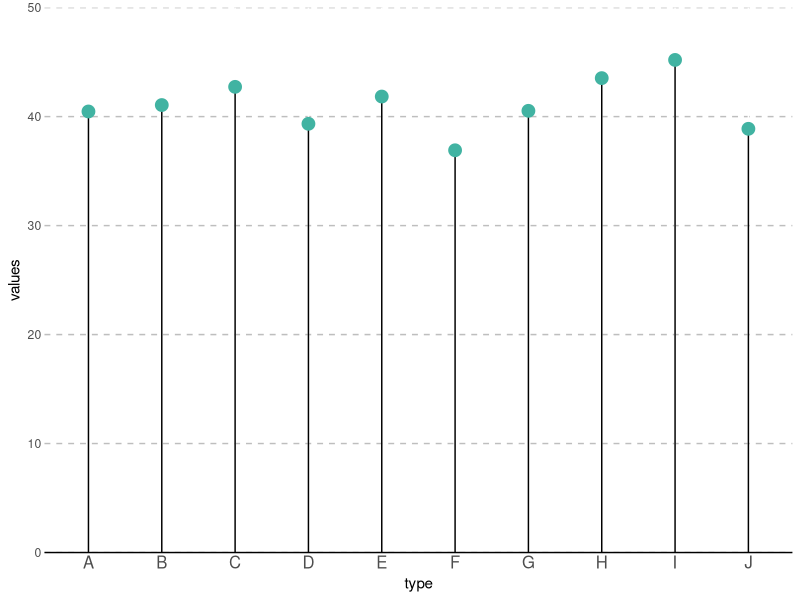
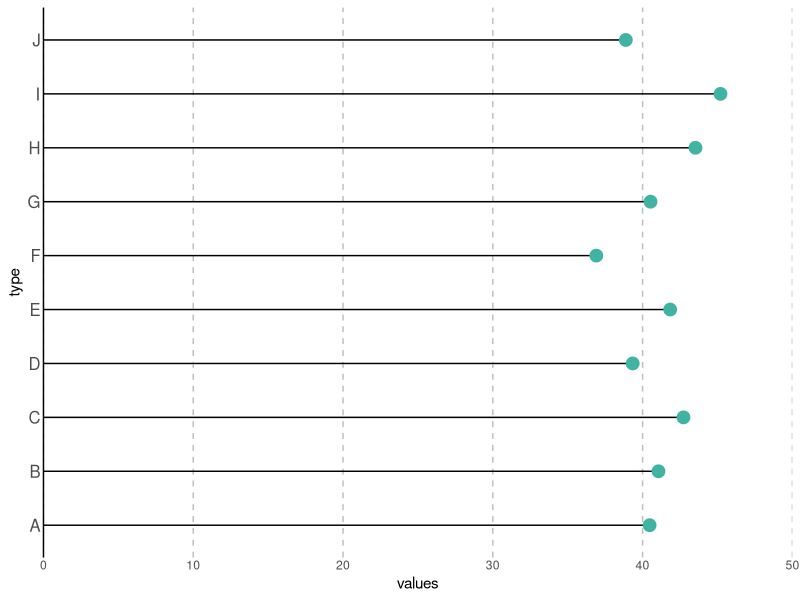
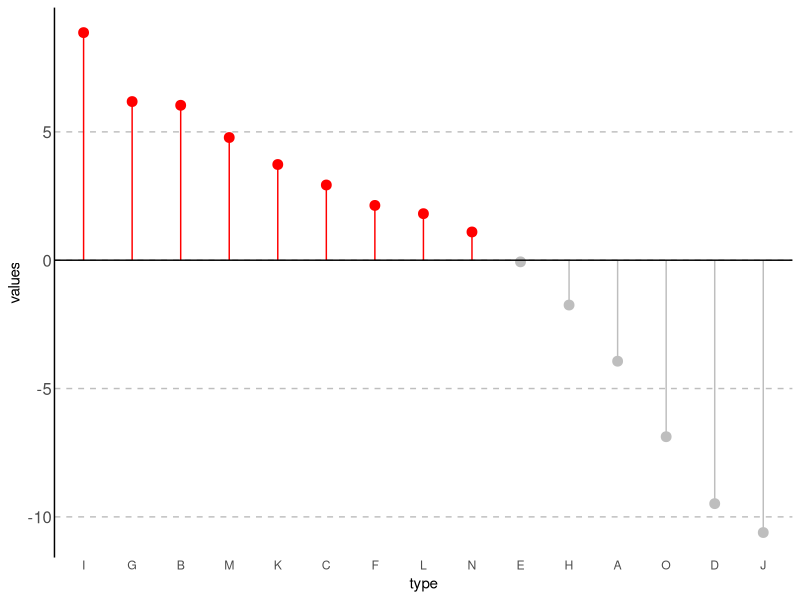
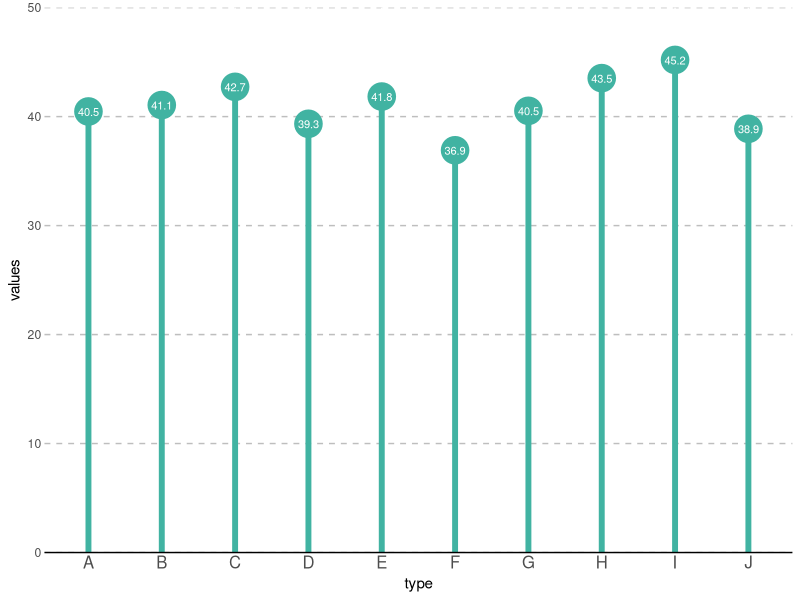
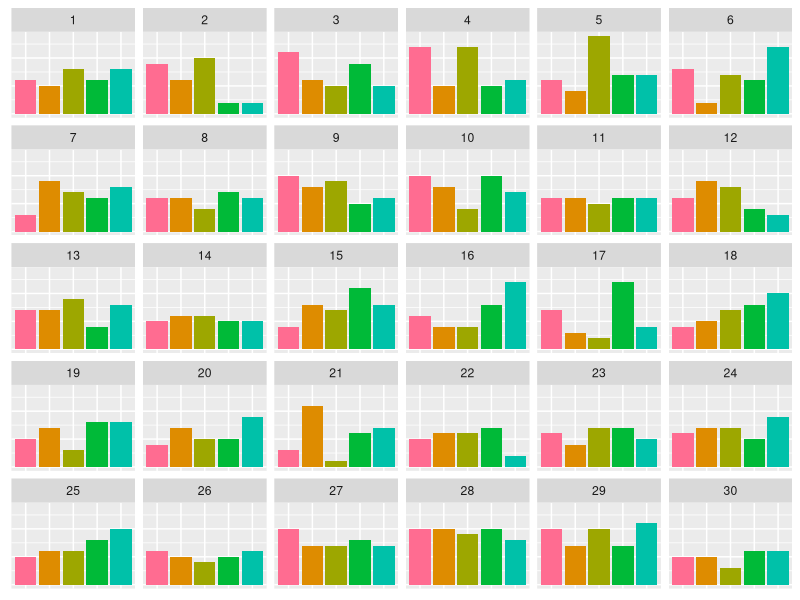
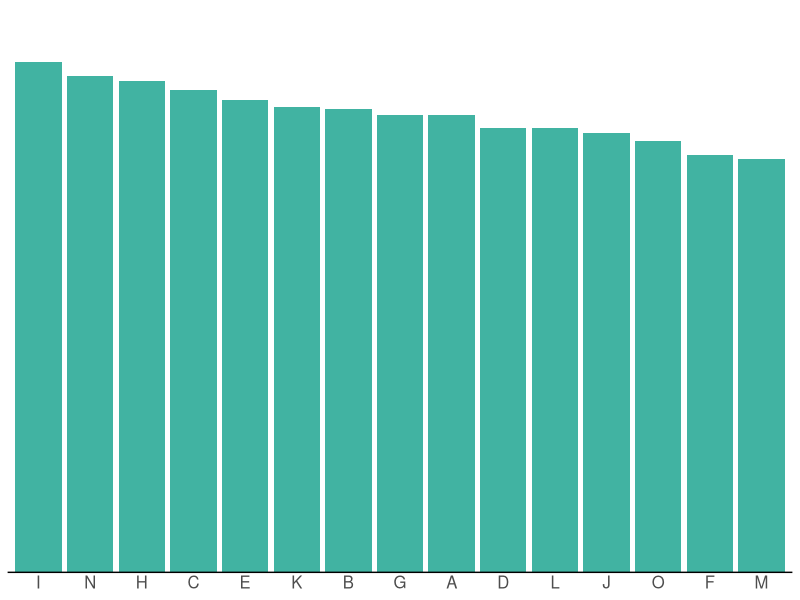
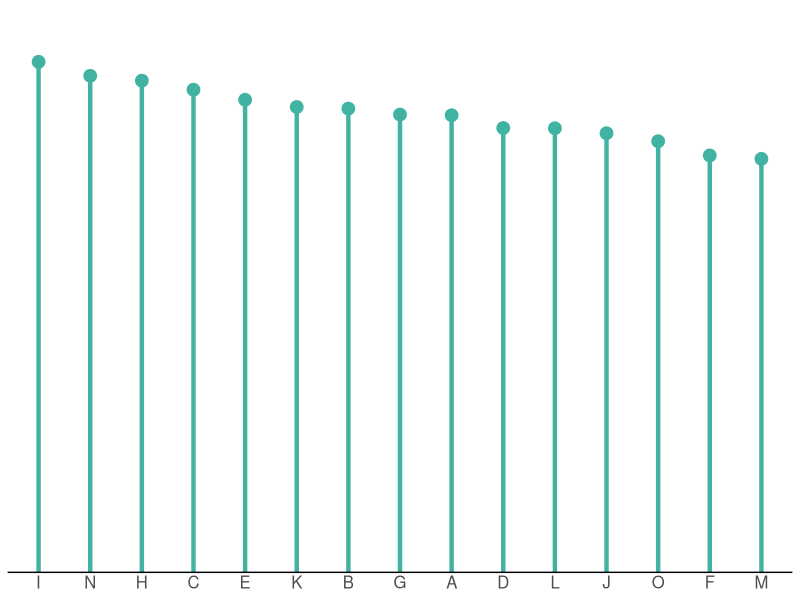
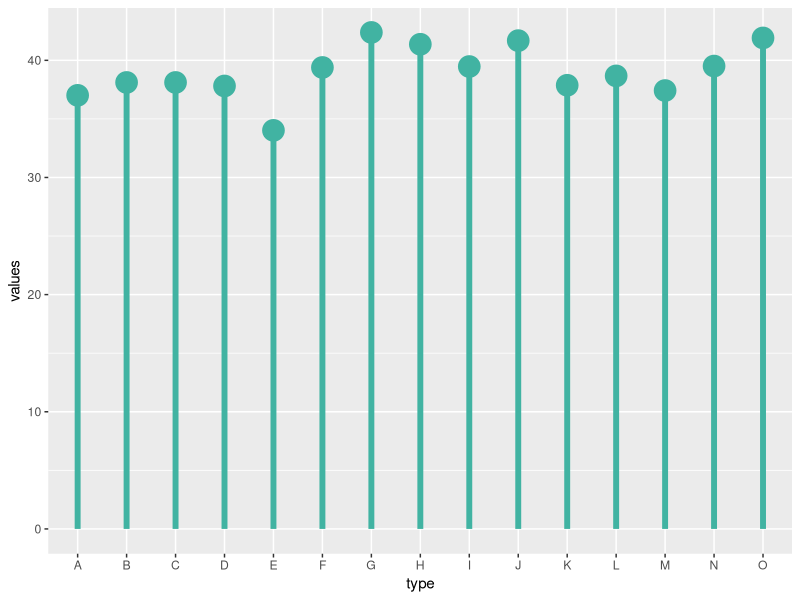

Here is the R script that generated these plots, in order:
## ---- chunk 1
#| output: false
#| echo: false
library(tidyverse)
## ---- chunk 2
#| echo: false
data <- data.frame(
    type = LETTERS[1:15],
    values = round(abs(rnorm(15, 40, 3)), 2)
)
## ---- chunk 3
#| echo: false
data |> 
    filter(type %in% LETTERS[1:10]) |> 
    ggplot(aes(x = type, y = values)) +
    geom_segment(aes(x = type, xend = type, y = 0, yend = values)) +
    geom_point(size = 4, color = "#41B3A2") +
    scale_y_continuous(
        limits = c(0, 50),
       expand = c(0, 0) 
    ) +
    theme(
        legend.position = "none",
        axis.ticks.length = unit(0, "mm"),
        axis.line.x = element_line(),
        axis.text.x = element_text(size = 12),
        panel.grid.major.y = element_line(color = "grey", 
                                          linetype = "dashed"),
        panel.background = element_blank()
    )
## ---- chunk 4
#| echo: false
data |> 
    filter(type %in% LETTERS[1:10]) |> 
    ggplot(aes(x = type, y = values)) +
    geom_segment(aes(x = type, xend = type, y = 0, yend = values)) +
    geom_point(size = 4, color = "#41B3A2") +
    scale_y_continuous(
        limits = c(0, 50),
       expand = c(0, 0) 
    ) +
    theme(
        legend.position = "none",
        axis.ticks.length = unit(0, "mm"),
        axis.line.y = element_line(),
        axis.text.y = element_text(size = 12),
        panel.grid.major.x = element_line(color = "grey", 
                                          linetype = "dashed"),
        panel.background = element_blank()
    ) +
    coord_flip()
## ---- chunk 5
#| echo: false
data2 <- data.frame(
    type = LETTERS[1:15],
    values = rnorm(15, 0, 5)
)

data2 |> 
    mutate(
        c = as.factor(if_else(values >= 0, 0, 1))
    ) |> 
    ggplot(aes(x = fct_reorder(type, desc(values)), 
               y = values, color = c)) +
    geom_point(size = 3) +
    geom_segment(aes(x = type, xend = type, y = 0, yend = values)) +
    geom_hline(yintercept = 0) +
    scale_color_manual(values = c("red", "grey")) +
    labs(x = "type") +
    theme(
        panel.grid.minor = element_blank(),
        panel.grid.major.x = element_blank(),
        legend.position = "none"
    ) +
    coord_cartesian(clip = "off") +
    theme(
        legend.position = "none",
        axis.ticks.length = unit(0, "mm"),
        axis.line.y = element_line(),
        axis.text.y = element_text(size = 12),
        panel.grid.major.y = element_line(color = "grey", 
                                          linetype = "dashed"),
        panel.background = element_blank()
    ) 
## ---- chunk 6
#| echo: false
data |> 
    filter(type %in% LETTERS[1:10]) |> 
    ggplot(aes(x = type, y = values)) +
    geom_point(size = 9, pch = 19, fill = "#41B3A2", 
               color = "#41B3A2") +
    geom_segment(aes(x = type, xend = type, y = 0, yend = values),
                 linewidth = 2, color = "#41B3A2") +
    geom_text(aes(x = type, y = values, label = round(values, 1)),
              color = "white", size = 8, size.unit = "pt") +
    scale_y_continuous(
       limits = c(0, 50),
       expand = c(0, 0) 
    ) +
    theme(
        legend.position = "none",
        axis.ticks.length = unit(0, "mm"),
        axis.line.x = element_line(),
        axis.text.x = element_text(size = 12),
        panel.grid.major.y = element_line(color = "grey", 
                                          linetype = "dashed"),
        panel.background = element_blank()
    )
## ---- chunk 7
#| echo: false
n = 1000

data2 <- data.frame(
    type = sample(LETTERS[1:5], n, replace = TRUE),
    group = sample(1:30, n, replace=TRUE)
)
data2 |> 
    ggplot(aes(x = type, fill = type)) +
      geom_bar() +
      scale_fill_hue(h = c(0, 180)) +
      facet_wrap(~group) +
    theme(
        axis.title = element_blank(),
        axis.text = element_blank(),
        axis.ticks = element_blank(),
        legend.position = "none"
    )
## ---- chunk 8
#| echo: false
data |> 
    ggplot(aes(x = fct_reorder(type, desc(values)), y = values)) +
    geom_bar(stat = "identity", fill = "#41B3A2") +
    scale_y_continuous(
        limits = c(0, 50), 
        expand = c(0, 0) 
    ) +
    theme(
        legend.position = "none",
        axis.title = element_blank(),
        axis.text.y = element_blank(),
        axis.ticks.length = unit(0, "mm"),
        axis.line.x = element_line(),
        axis.text.x = element_text(size = 12),
        panel.background = element_blank()
    )
## ---- chunk 9
#| echo: false
data |> 
    ggplot(aes(x = fct_reorder(type, desc(values)), y = values)) +
    geom_segment(aes(x = type, xend = type, y = 0, yend = values),
                 color = "#41B3A2", linewidth = 1.5) +
    geom_point(size = 4, color = "#41B3A2") +
    scale_y_continuous(
        limits = c(0, 50),
       expand = c(0, 0) 
    ) +
    theme(
        legend.position = "none",
        axis.title = element_blank(),
        axis.text.y = element_blank(),
        axis.ticks.length = unit(0, "mm"),
        axis.line.x = element_line(),
        axis.text.x = element_text(size = 12),
        panel.background = element_blank()
    )
## ---- chunk 10
# 範例資料
data <- data.frame(
    type = LETTERS[1:15],
    values = round(abs(rnorm(15, 40, 3)), 2)
)

# 繪製圖形
p <- data |> 
    ggplot(aes(x = type, y = values)) +
    geom_point(size = 7, pch = 19, color = "#41B3A2") +
    geom_segment(aes(x = type, xend = type, y = 0, yend = values),
                 linewidth = 2, color = "#41B3A2") 
p
## ---- chunk 11
p <- p + geom_text(aes(label = round(values, 1)),
                   color = "white", size = 8, size.unit = "pt")
p
## ---- chunk 12
#| fig-asp: 1
p + coord_flip()
## ---- chunk 13
data2 <- data.frame(
    type = LETTERS[1:15],
    values = rnorm(15, 0, 5)
)

data2 |> 
    mutate(
        c = as.factor(if_else(values >= 0, 0, 1))
    ) |> 
    ggplot(aes(x = fct_reorder(type, desc(values)), 
               y = values, color = c)) +
    geom_point(size = 3) +
    geom_segment(aes(x = type, xend = type, y = 0, yend = values)) +
    geom_hline(yintercept = 0) +
    scale_color_manual(values = c("red", "grey")) +
    labs(x = "type") +
    theme(
        legend.position = "none",
        axis.ticks.length = unit(0, "mm"),
        axis.line.y = element_line(),
        axis.text.y = element_text(size = 12),
        panel.grid.minor = element_blank(),
        panel.grid.major.x = element_blank(),
        panel.grid.major.y = element_line(color = "grey", 
                                          linetype = "dashed"),
        panel.background = element_blank()
    ) 
